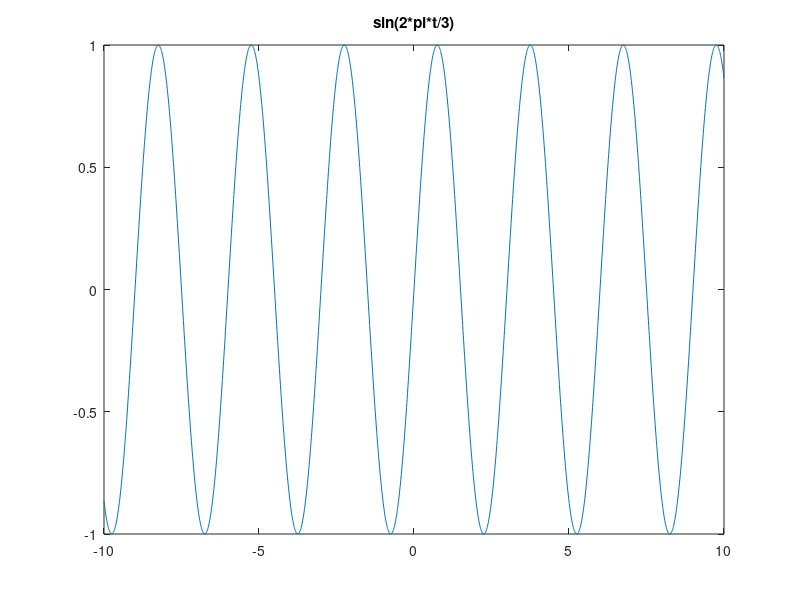
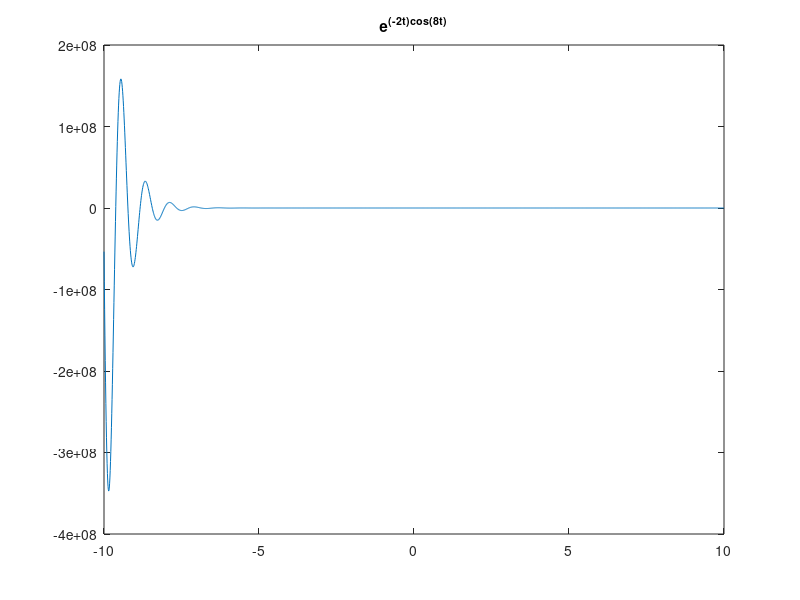
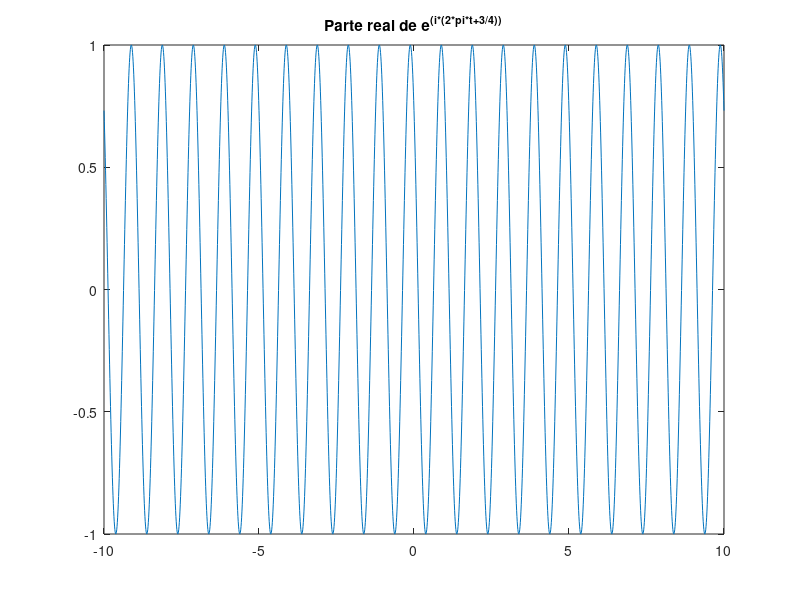
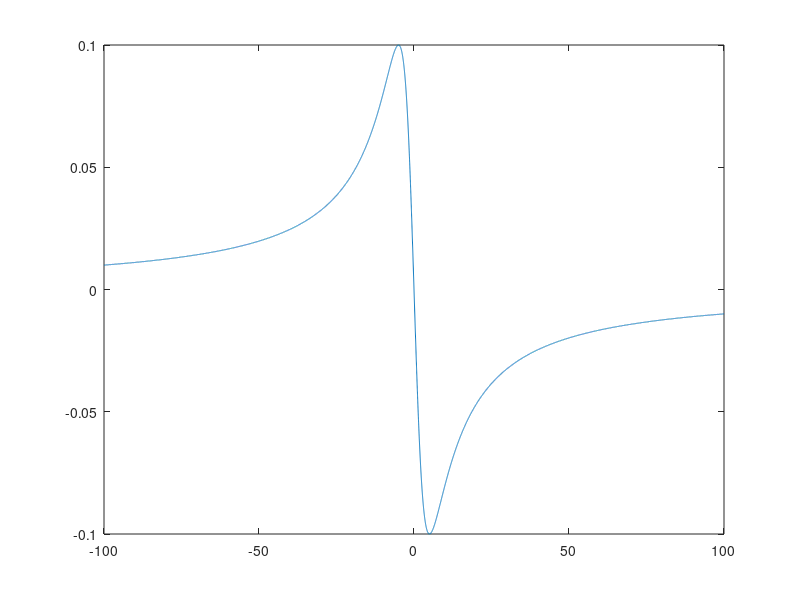

Here is the MATLAB script that generated these plots, in order:
% ============================================================
% CURSO: SEÑALES Y SISTEMAS
% GRUPO: 51
% SEMESTRE: 2022-3
% PROFESOR: DAVID JULIAN GONZÁLEZ MALDONADO
% ============================================================

close all % Cierro todas las ventanas
clc % Limpio el Command Window

t = -10:0.01:10; % Creo un vector de tiempo de 0 a 10, en interv. de 0.01

% Onda seno x1 = sin(2*pi*t/3)
x1 = sin(2*pi*t/3);
figure
plot(t,x1)
title('sin(2*pi*t/3)')

% x2 = e^(-2t)cos(8t)
x2 = exp(-2*t).*cos(8*t);
figure
plot(t,x2)
title('e^{(-2t)cos(8t)}')

% Graficar Re(x3),Im(x3),|x3|,<x3 de x3 = e^(i*2*pi*t+3/4)
% Parte Real de 
x3 = exp(1i*(2*pi*t+3/4));
figure
plot(t,real(x3))
title('Parte real de e^{(i*(2*pi*t+3/4))}')

% Parte Imaginaria de x3 = e^(i*2*pi*t+3/4)
figure
plot(t,imag(x3))
title('Parte imaginaria de e^{(i*(2*pi*t+3/4))}')

% Transformada de Fourier en tiempo discreto
a = 0.2;
omega = -pi:0.01:pi;
X = 1./(1-a*exp(-1i*omega));
%plot(omega,abs(X))

% Transformada de Fourier en tiempo continuo
a=5;
omega = -100:0.01:100;
X = 1./(a + 1i*omega);
plot(omega,imag(X))


% Magnitud de x3 = e^(i*2*pi*t+3/4)
figure
plot(t,abs(x3))
title('Magnitud e^{(i*(2*pi*t+3/4))}')

% Onda seno x4 = sin(2*t)
x4 = sin(2*t);
x5 = sin(2*t + 2*pi);
figure
plot(t,x4,t,x5)
title('sin(2*t + 2*pi) tiene periodo \pi')

% ------------------------------------------
% CLASE 12/08/2022
% ------------------------------------------
t=-pi/4:0.01:5*pi/4;
x=sin(8*t);
plot(t,x)
hold on
x2=sin(8*(t-pi/50));
plot(t,x2)
legend('sen(8*t)','sen(8*(t+pi/50)')
title('Desplazamiento a la derecha')

% ------------------------------------------
% CLASE 19/08/2022
% ------------------------------------------

t = 0:0.001:50;
n = 0:200;
omega0A = pi/3;
omega0B = 1/3

% Exponencial Compleja Continua
xA = exp(1i*omega0A*t);
xB = exp(1i*omega0B*t);
figure
plot(t,real(xA))
title('e^{(j*pi*t/3)}')
figure
plot(t,real(xB))
title('e^{(j*t/3)}')

% Exponencial Compleja Discreta
xA2 = exp(1i*omega0A*n);
xB2 = exp(1i*omega0B*n);
figure
stem(n,real(xA2))
title('e^{(j*pi*n/3)}')
figure
stem(n,real(xB2))
title('e^{(j*n/3)}')

% ------------------------------------------
% CLASE 23/09/2022
% EJEMPLO GUIA PARA EL EJERCICIO DEJADO PARA EL DÍA 30/09/2022
% ------------------------------------------

% Graficar ak = (e^(j*pi*k/4)+e^(-j*pi*k/4))/(e^(j*pi*k/2)+e^(-j*pi*k/2))
k=-20:20;
ak = (exp(1i*pi*k/4)+exp(-1i*pi*k/4))./(exp(1i*pi*k/2)+exp(-1i*pi*k/2))
stem(k,ak)
